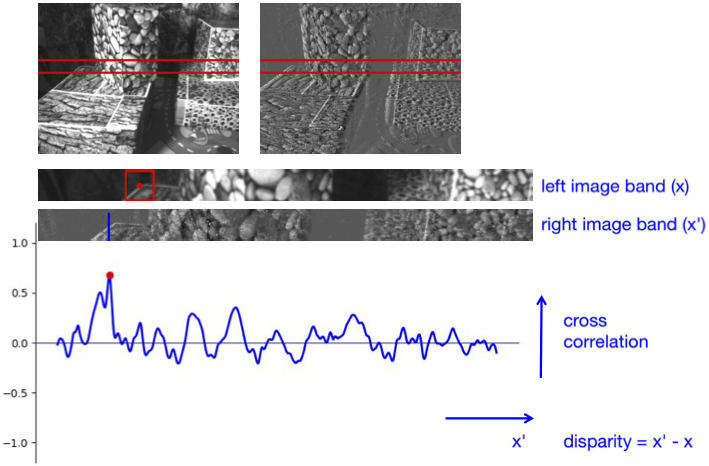
#> input picture images/cross-correlation.png, 709 x 466 px, given in place of 105.png, which was not available
$ python stereo_RecDisWarp_EF4.py   (older library calls are emulated)
#> lines starting #> are read from the running program, lines starting #| are printed output that depends on the picture; pictures that were not available may be replaced by others from this repository, and a replacement may not be noted
### src/HyStereo/utilities.py
import numpy as np
import cv2
'''
loadStereoImage
rectifyImage
left_disparityPy
rightDisparity
right_disparityPy
img_normalization
warp
'''
def img_show(img,img_name,show_FLAG):
    # print(str(img_name))
    if show_FLAG == True:
        if len(img) in range(1,4):
            for image,name in zip(img,img_name):
                cv2.imshow(name,image)

        else:
            cv2.imshow(img_name,img)
        k = cv2.waitKey(0)
        if k == 27:         # ESC
            cv2.destroyAllWindows()

def parse_StereoImage(leftImageFile, rightImageFile, show_FLAG = False):
    leftImg = cv2.imread(leftImageFile,0)
    rightImg = cv2.imread(rightImageFile,0)

    if leftImg is None or rightImg is None:
        print('Error: Could not load image')
        quit()

    if leftImg.shape != rightImg.shape :
        leftImg = cv2.resize(leftImg,(rightImg.shape[1],rightImg.shape[0]), interpolation=cv2.INTER_AREA)   # INTER_AREA

    if show_FLAG == True:
        combine = cv2.vconcat([leftImg,rightImg])
        cv2.imshow('leftImg,rightImg',combine)
        k = cv2.waitKey(0)
        if k == 27:         # ESC
            cv2.destroyAllWindows()
    return [leftImg,rightImg]

def rectifyImage(cam1, dist0, cam2, dist1, cam_0_1_R, cam_0_1_t, cam1_image, cam2_image, rectify_w , rectify_h, show_FLAG = False):
    # 1to2 so the R and T is from 1 to 2  !! the R must transpose  and the t is from ev to frame
    print('rectifing image...')
    R1, R2, P1, P2, Q, _, _ = cv2.stereoRectify(cam1, dist0,
                                                                    cam2, dist1,
                                                                    (rectify_w, rectify_h),
                                                                    cam_0_1_R,
                                                                    cam_0_1_t,
                                                                    # flags=cv2.CALIB_ZERO_DISPARITY,
                                                                    alpha=0)

    cam1MapX, cam1MapY = cv2.initUndistortRectifyMap(cam1, dist0, R1, P1, (rectify_w, rectify_h), cv2.CV_32FC1)
    cam2MapX, cam2MapY = cv2.initUndistortRectifyMap(cam2, dist1, R2, P2, (rectify_w, rectify_h), cv2.CV_32FC1)
    cam1_image_rectified = cv2.remap(cam1_image, cam1MapX, cam1MapY, cv2.INTER_LINEAR, cv2.BORDER_CONSTANT)
    cam2_image_rectified = cv2.remap(cam2_image, cam2MapX, cam2MapY, cv2.INTER_LINEAR, cv2.BORDER_CONSTANT)
    if show_FLAG == True:
        cam1_image_rectified_show = cv2.cvtColor(cam1_image_rectified,cv2.COLOR_GRAY2BGR)
        cam2_image_rectified_show = cv2.cvtColor(cam2_image_rectified,cv2.COLOR_GRAY2BGR)

        list = [100,159,200,250,300,400]
        for height in list:
            cv2.line(cam1_image_rectified_show, (0, height), (cam2_image.shape[1], height), (0, 0, 255),thickness= 4)
            cv2.line(cam2_image_rectified_show, (0, height), (cam2_image.shape[1], height), (0, 0, 255),thickness= 4)
        combine = cv2.hconcat([cam1_image_rectified_show,cam2_image_rectified_show])
        # combine2 = cv2.vconcat([cam1_image_rectified_show,cam2_image_rectified_show])
        cv2.imshow('cam1_image_rectified_show,cam2_image_rectified_show',combine)
        save_path = '/Users/cainan/Desktop/Project/data/processed/rectify/with_line'
        cv2.imwrite(save_path+ '/' + 'cam1_image_rectified_show' + '.png',cam1_image_rectified_show)
        cv2.imwrite(save_path+ '/' + 'cam2_image_rectified_show' + '.png',cam2_image_rectified_show)
    # cv2.imwrite(save_path + '/' + 'sobel_x_frame' + '.png',frame_image_rectified)
        print(combine.shape)
        # cv2.imshow('combine2',combine2)
        k = cv2.waitKey(0)
        if k == 27:         # ESC
            cv2.destroyAllWindows()

    print('rectify done')
    return [cam1_image_rectified,cam2_image_rectified],[R1, R2, P1, P2, Q]

# compute the disparity of left image
# the left disparity have a blank on the left, the right disparity have a blank on the right
# [259 lines left out: functions left_disparityPy, right_disparityPy, rightDisparity, compute_leftright_disparity, not called in this run]


# [12 lines of commented-out code are left out]


def img_normalization(img,percentile_low = 0.05,percentile_high = 99.95):
    norm_img = img.copy()
    rmin,rmax = np.percentile(norm_img,(percentile_low,percentile_high))
    # print('rmin,rmax',rmin,rmax)
    scale = 255/(rmax - rmin)
    # print('min' ,rmin,'max',rmax,'scale',scale)
    norm_img = (norm_img - rmin) * scale
    norm_img = np.uint8(norm_img)
    return norm_img

def warp(left_disparity,Q,P2,cam1_image_rectified, show_FLAG = False, depth_FLAG = False):
    print('warping...')
    # 2D to 3D      reprojectImageTo3D
    points_3d = cv2.reprojectImageTo3D(left_disparity, Q, handleMissingValues= True)
    # print('points_3d.shape',points_3d.shape)
    # shape = points_3d.shape
    height,width,_ = points_3d.shape

    # looking into the depth map
    if depth_FLAG ==  True:
        depthMap = points_3d[:, :, 2]  # max 10000 min 5.2729836
        depthMap = np.zeros((480,640),np.float32) - depthMap
        # v_max = 100
        # depthMap[depthMap>= v_max]=0
        depthMap[depthMap <= 0]=0
        # depthMap = depthMap.astype(np.float32)  # max 527 min 0
        depthMap_norm = img_normalization(depthMap)
        cv2.imshow('depthMap_norm',depthMap_norm)
        k = cv2.waitKey(0)
        if k == 27:         # ESC
            # depth_save_path = '/Users/cainan/Desktop/Project/data/processed/warped/depth'
            # cv2.imwrite(depth_save_path + '' + '.png',depthMap_norm)
            cv2.destroyAllWindows()
    # EF max 0 min -44152

    # 3D to 2D   using P2 and left image
    pointsHomo = np.ones((height,width,4),np.float32)
    pointsHomo[:,:,:3] = points_3d
    warped_img = np.zeros((height,width),np.uint8)
    count = 0
    for x in range(width):
        for y in range(height):
            # print(pointsHomo[y,x])
            point = pointsHomo[y,x]
            if np.all(np.isfinite(point)[:] == True) and point[2] > 0:  # if the point is available
                # print(point)  # [-35.13595     3.7846594  52.729836    1.       ]
                warped_right_point = np.dot(P2,point)
                warped_right_point = warped_right_point / warped_right_point[2]
                if int(warped_right_point[1]) <= height and int(warped_right_point[0]) <= width:  # if the warped 2Dpoint in the image range
                    warped_img[int(warped_right_point[1]),int(warped_right_point[0])] = cam1_image_rectified[y,x]
                    count = count+1
            # else:
            #     print('hole/false')
    print('count',count)
    print('warp done')
    if show_FLAG == True:
        cv2.imshow('warped_img',warped_img)
        # k = cv2.waitKey(0)
        # if k == 27:         # ESC
        #     # warp_save_path = '/Users/cainan/Desktop/Project/data/processed/warped'
        #     # cv2.imwrite(warp_save_path + '/' + 'warped' + '.png',warped_img)
        #     cv2.destroyAllWindows()
    return warped_img

### stereo_RecDisWarp_EF4.py
import numpy as np
import cv2
import src.HyStereo.utilities as ut
from preprocess6 import Preprocess
import os

'''
⭕️ Event Frame System
TODO preprocesing event function (reconstruction using high pass filter)
TODO set disparity part to be optional and optimize the disparity fuction
loadEvFrame ✅
sobel_x ✅
rectifyEF ✅  : theres two set of rectify for left2right warp and right2left warp  to get two P2
load_lrDisp_EF  ✅
load_rect_warped_EF ✅
bgr_fusing ✅

load_sobel_rect_warp
'''

def loadEvFrame(show_FLAG = False):
    print('loading Ev Frame...')
    # ev_imgFile = '/Users/cainan/Desktop/Project/data/processed/origin_rectify/origin105ev_rectified_10.png'
    ev_imgFile = '/Users/cainan/Desktop/Project/data/processed/cutoff_10/event105.png'
    # frame_imgFile = '/Users/cainan/Desktop/Project/data/processed/origin_rectify/origin105fr_rectified.png'
    frame_imgFile = '/Users/cainan/Desktop/Project/data/01_simple/png/105.png'

    leftImageFile = frame_imgFile  # left!!
    rightImageFile = ev_imgFile     # right!!
    # get them into same size
    [frame_image, event_image] = ut.parse_StereoImage(leftImageFile, rightImageFile, show_FLAG = show_FLAG)
    return [frame_image, event_image]

def load_PreproImgs(img_dir,image_number, show_FLAG= False):
    files = os.listdir(img_dir)
    ev_file = None
    frame_file = None
    for file in files:
        if 'event' in file and str(image_number) in file:
            ev_file = img_dir + '/' +file
        if 'frame' in file and str(image_number) in file:
            frame_file = img_dir + '/' +file
    if frame_file is None:
        frame_dir = '/Users/cainan/Desktop/Project/data/01_simple/png'
        for file in os.listdir(frame_dir):
            if 'frame' and str(image_number) in file:
                frame_file = frame_dir + '/' +file

    frame_image = cv2.imread(frame_file,0)
    event_image = cv2.imread(ev_file,0)
    ut.img_show([frame_image,event_image],['frame_image','event_image'],show_FLAG = True)
    return frame_image, event_image

def sobel_x(img, show_FLAG = False):
    print('convert to sobel-x')
    grad_x = cv2.Sobel(img, cv2.CV_64F, 1,0)
    absX = cv2.convertScaleAbs(grad_x)  # back to uint8

    if show_FLAG == True:
        grad_y = cv2.Sobel(img, cv2.CV_64F, 0,1)
        absY = cv2.convertScaleAbs(grad_y)
        combine = cv2.hconcat([absX,absY])
        cv2.imshow('sobel-x,sobel-y',combine)
        # cv2.imshow('sobel-x',absX)
        k = cv2.waitKey(0)
        if k == 27:         # ESC
            cv2.destroyAllWindows()

    return absX

def rectifyEF(frame_image, event_image, show_FLAG = False):  # TODO theres two set of rectify for left2right warp and right2left warp
    print('rectify EF')
    ev_intri = np.array([[5.549697628637119e+02, 0, 3.195838836743635e+02],
                                                             [0., 5.558964313825462e+02, 2.172033768792723e+02],
                                                              [0., 0., 1.]])
    fr_intri = np.array([[4.054135566221585e+02, 0, 3.142290421594836e+02],
                                                               [0., 4.049340581100494e+02,  2.445772553059500e+02],
                                                               [0., 0., 1.]])
    ev_dist = np.array([[-1.156664910088120e-01, 1.946241433904505e-01,3.025107052357226e-03, 4.913881837816321e-04, 1.768629600684745e-02]])
    fr_dist = np.array([[-2.405663351829244e-01, 1.804700878515662e-01, 3.107546803597012e-03, -4.817144966179097e-04, -9.362895292153335e-02]])
    cam_e2f_R = np.array([[9.998806194689772e-01, 7.303636302427013e-03 , -1.361630298929278e-02],
                                     [-7.653466954692024e-03, 9.996373237376646e-01, -2.581947780597325e-02],
                                     [1.342278860400440e-02, 2.592060738797566e-02, 9.995738846422163e-01]])
    cam_e2f_R = cam_e2f_R.T
    cam_e2f_t = np.array([[6.490402887577009e+01], [-4.946543212569138e+00], [-7.130161883182569e+00]])  # ?? 难道不是左右平移吗
    # rectify_w = 640
    # rectify_h = 480
    rectify_h, rectify_w = frame_image.shape
    # print(cam0_image.shape)
    # f2e rectify
    # cam_e2f_R_inv = np.linalg.inv(cam_e2f_R)
    # cam_e2f_t_inv = -cam_e2f_t
    cam_f2e_R = cam_e2f_R.T
    cam_f2e_t = - np.dot(cam_e2f_R.T,cam_e2f_t)
    [frame_image_rectified,event_image_rectified],[R1, R2, P1, P2, Q] = ut.rectifyImage(fr_intri, fr_dist,
                                                                                                ev_intri, ev_dist,
                                                                                                cam_f2e_R,
                                                                                                cam_f2e_t,
                                                                                                frame_image, event_image,
                                                                                                rectify_w , rectify_h,
                                                                                                show_FLAG = show_FLAG)


    # e2f rectify
    R1_, R2_, P1_, P2_, Q_, _, _ = cv2.stereoRectify(ev_intri, ev_dist,
                                                                        fr_intri, fr_dist,
                                                                        (rectify_w, rectify_h),
                                                                        cam_e2f_R,
                                                                        cam_e2f_t,
                                                                        # flags=cv2.CALIB_ZERO_DISPARITY,
                                                                        alpha=0)

    return [frame_image_rectified,event_image_rectified],[R1, R2, P1, P2, Q],[R1_, R2_, P1_, P2_, Q_]

def load_lrDisp_EF(show_FLAG = False):
    print('load lrDisp EF')
    left_disparity_EF_file = '/Users/cainan/Desktop/Project/data/processed/disparity/origin_left_disparity.png'
    left_disparity_EF = cv2.imread(left_disparity_EF_file,0)
    right_disparity_EF_file = '/Users/cainan/Desktop/Project/data/processed/disparity/origin_right_disparity.png'
    right_disparity_EF = cv2.imread(right_disparity_EF_file,0)
    if left_disparity_EF is None or right_disparity_EF is None:
        print('Error: Could not load image')
        quit()
    if show_FLAG == True:
        left_disparity_EF_norm = ut.img_normalization(left_disparity_EF)
        right_disparity_EF_norm = ut.img_normalization(right_disparity_EF)
        combine = cv2.hconcat([left_disparity_EF_norm,right_disparity_EF_norm])
        ut.img_show(combine,'left_disparity_EF_norm,right_disparity_EF_norm',show_FLAG)
        cv2.imshow('left_disparity_EF_norm,right_disparity_EF_norm',combine)
        k = cv2.waitKey(0)
        if k == 27:         # ESC
            cv2.destroyAllWindows()
    return [left_disparity_EF,right_disparity_EF]

def bgr_fusing(warped_img,rectified_img, show_FLAG = False):
    green = warped_img
    purple = rectified_img  # sobel-x
    imfuse = np.dstack((purple,green,purple))  # the middle one will be green  bgr
    imfuse2 = np.dstack((green,purple,green))
    # C = cv2.merge((purple,green,purple)) # same as dstack

    save_path = '/Users/cainan/Desktop/Project/data/processed/warped'
    # cv2.imwrite(save_path + '/' + 'sobel_x_frame' + '.png',frame_image_rectified)

    if show_FLAG == True:
        # print(green.shape)
        # print(imfuse.shape)
        green = cv2.cvtColor(green,cv2.COLOR_GRAY2BGR)
        combine = cv2.hconcat([green,imfuse,imfuse2])
        cv2.imshow('green,imfuse,imfuse2',combine)
        k = cv2.waitKey(0)
        if k == 27:         # ESC
            cv2.destroyAllWindows()
    return imfuse


def load_sobel_rect_warp():
    # print('load sobel rect warp')
    pre_FLAG = False

    if pre_FLAG == True:
        # preprocess and load a pair of images
        preprocess_ = Preprocess(processe_number = 0)
        img_dir = preprocess_.get_savedir()
        image_number = 100
        frame_image, event_image = load_PreproImgs(img_dir, image_number, show_FLAG= False)
    else:
        # loading
        [frame_image, event_image] = loadEvFrame(show_FLAG = False)
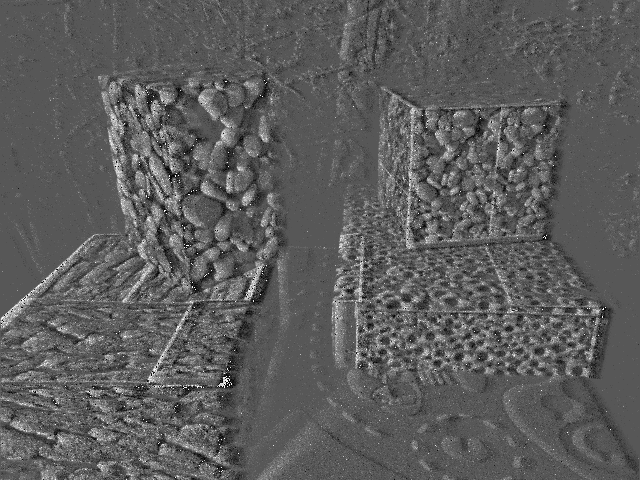
#> input picture test_data/event105.png, 640 x 480 px, found by its file name
#> in parse_StereoImage, rightImg is the input picture: shape (480, 640); min 0, max 255, mean 92.4

    # generate sobel-x frame image  ？ before rectify or after the rectify
    Sobel_x_frame = sobel_x(frame_image, show_FLAG = False)

    # rectification
    rectifiedImgList,rectifiedParas1,rectifiedParas2  = rectifyEF(Sobel_x_frame, event_image, show_FLAG = True)
#> after the loop in rectifyImage, `for height in list:`: cam1_image_rectified_show: shape (480, 640, 3); mean B, G, R 26.6, 26.6, 42.6
#> after the loop in rectifyImage, `for height in list:`:
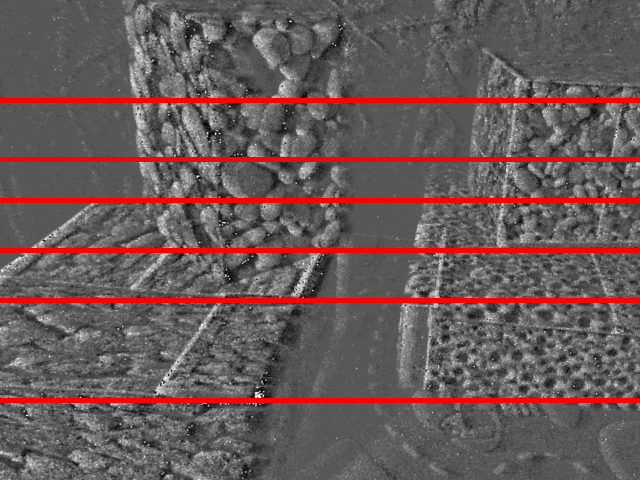
#> cam2_image_rectified_show: shape (480, 640, 3); mean B, G, R 88.7, 88.7, 104.7
#| (480, 1280, 3)
#> (key Esc is pressed here)
#> in rectifyEF, `[frame_image_rectified,event_image_rectified],[R1, R2, P1, P2, Q] = ut..`: R1 = [[0.991, -0.0755, -0.109], [0.0741, 0.997, -0.0174], [0.11, 0.00923, 0.994]]; R2 = [[0.992, -0.0803, -0.0975], [0.0816, 0.997, 0.0094], [0.0964, -0.0173, 0.995]]; P1 = [[677.7, 0, 460.7, 0], [0, 677.7, 194.4, 0], [0, 0, 1, 0]]; P2 = [[677.7, 0, 460.7, -44374.6], [0, 677.7, 194.4, 0], [0, 0, 1, 0]]; Q = [[1, 0, 0, -460.7], [0, 1, 0, -194.4], [0, 0, 0, 677.7], [0, 0, 0.0153, 0]]
#> in rectifyEF, `R1_, R2_, P1_, P2_, Q_, _, _ = cv2.stereoRectify(ev_intri, ev_dist, fr..`: R1_ has the same summary as R2; R2_ has the same summary as R1; P1_ has the same summary as P1; P2_ = [[677.7, 0, 460.7, 44374.6], [0, 677.7, 194.4, 0], [0, 0, 1, 0]]; Q_ = [[1, 0, 0, -460.7], [0, 1, 0, -194.4], [0, 0, 0, 677.7], [0, 0, -0.0153, 0]]
#> rectifiedImgList = 2 items; rectifiedParas1 = 5 items; rectifiedParas2 = 5 items
    [frame_image_rectified,event_image_rectified] = rectifiedImgList
    [_, _, _, P2, Q] = rectifiedParas1
    [_, _, _, P2_, _] = rectifiedParas2
    # quit()
    # computing disparity map
    #...

    # warping
    [left_disparity_EF,right_disparity_EF] = load_lrDisp_EF(show_FLAG = True)  # use gray frame to compute but use sobel to compare
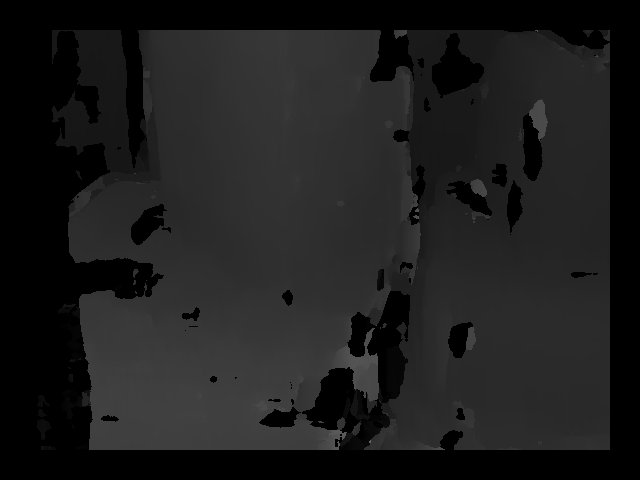
#> input picture test_data/origin_left_disparity.png, 640 x 480 px, found by its file name
#> in load_lrDisp_EF, left_disparity_EF is the input picture: shape (480, 640); min 0, max 98, mean 29.2
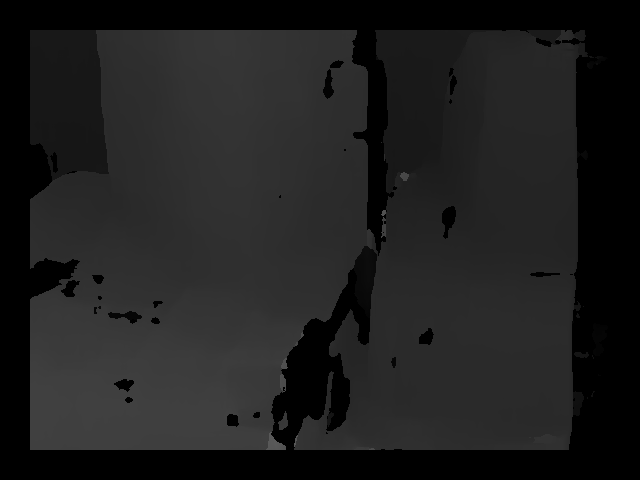
#> input picture test_data/origin_right_disparity.png, 640 x 480 px, found by its file name
#> in load_lrDisp_EF, right_disparity_EF is the input picture: shape (480, 640); min 0, max 90, mean 30.6
#> in img_normalization, `rmin,rmax = np.percentile(norm_img,(percentile_low,percentile_high))`: rmin = 0; rmax = 84
#> in img_normalization, `scale = 255/(rmax - rmin)`: scale = 3.04
#> (key Esc is pressed here)
#> (key Esc is pressed here)
    warped_img_rl = ut.warp(right_disparity_EF,Q,P2_,event_image_rectified,show_FLAG = True) # better
#> in warp, `points_3d = cv2.reprojectImageTo3D(left_disparity, Q, handleMissingVal..`: points_3d: shape (480, 640, 3) float32; 19.99% of the values are NaN or infinite; the others: min -4776.7, max 22187.3, mean 1524.6
#> in warp, `pointsHomo[:,:,:3] = points_3d`: pointsHomo: shape (480, 640, 4) float32; 14.99% of the values are NaN or infinite; the others: min -4776.7, max 22187.3, mean 1076.5
#> after the loop in warp, `for x in range(width):`:
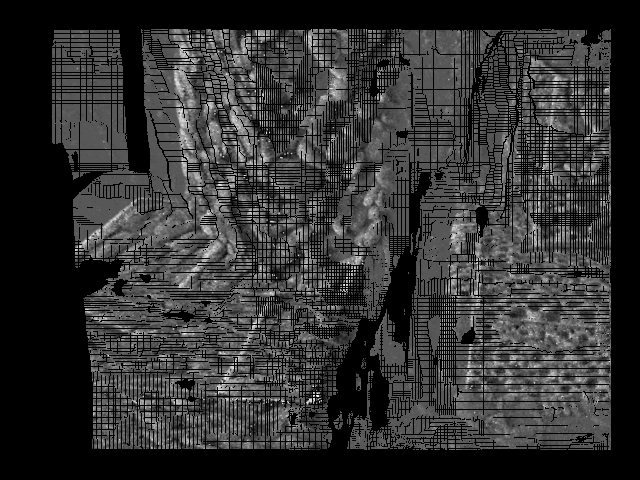
#> warped_img: shape (480, 640); min 0, max 252, mean 49.4
#> after the loop in warp, `for x in range(width):`: count = 215072
#| count 215072
    warped_img_lr = ut.warp(left_disparity_EF,Q,P2,frame_image_rectified,show_FLAG = True)  # worse
#> call 2 of warp, with Q = array of shape (4, 4), P2 = array of shape (3, 4), show_FLAG = True, depth_FLAG = False
#> in warp (call 2), `points_3d = cv2.reprojectImageTo3D(left_disparity, Q, handleMissingVal..`: points_3d: shape (480, 640, 3) float32; 22.31% of the values are NaN or infinite; the others: min -26044.4, max 44374.6, mean 1741.2
#> in warp (call 2), `pointsHomo[:,:,:3] = points_3d`: pointsHomo: shape (480, 640, 4) float32; 16.73% of the values are NaN or infinite; the others: min -26044.4, max 44374.6, mean 1218.7
#> after the loop in warp (call 2), `for x in range(width):`:
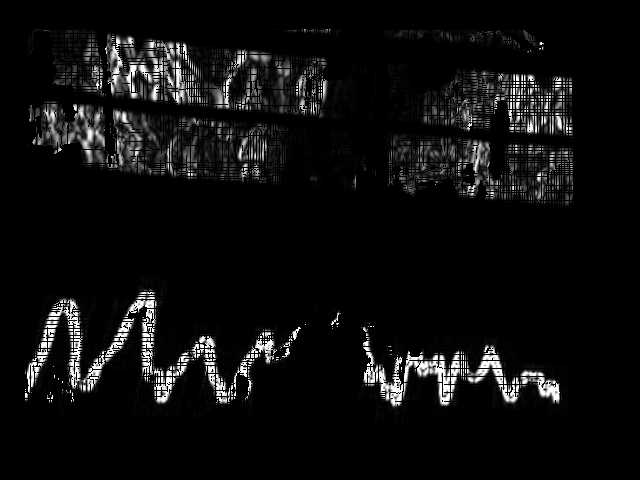
#> warped_img: shape (480, 640); min 0, max 255, mean 14
#> after the loop in warp (call 2), `for x in range(width):`: count = 204387
#| count 204387
    # save_path = '/Users/cainan/Desktop/Project/prophesee-automotive-dataset-toolbox-master/visual4report/warp'
    save_path = '/Users/cainan/Desktop/Project/data/processed/warped/3.20'
    save_path = save_path + '/'
    # cv2.imwrite(save_path + '8_warped_img_rl.png',warped_img_rl)
    # cv2.imwrite(save_path + '8_warped_img_lr.png',warped_img_lr)

    print('end')


    # fusing
    imfuse_r2l = bgr_fusing(warped_img_rl,frame_image_rectified,show_FLAG=True)  # real left vs warped left
#> (key Esc is pressed here)
    imfuse_l2r = bgr_fusing(warped_img_lr,event_image_rectified,show_FLAG=True)
#> call 2 of bgr_fusing, with show_FLAG = True
#> in bgr_fusing (call 2), `combine = cv2.hconcat([green,imfuse,imfuse2])`:
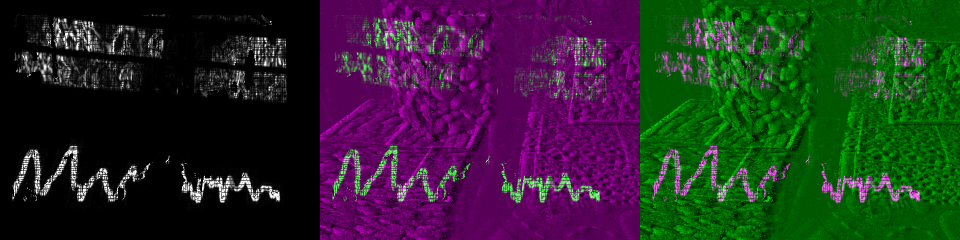
#> combine: shape (480, 1920, 3) (shown at 1/2 size); mean B, G, R 40.9, 40.9, 40.9
#> (key Enter is pressed here)
    cv2.imwrite(save_path + '8_imfuse_left.png',imfuse_r2l)
    cv2.imwrite(save_path + '8_imfuse_right.png',imfuse_l2r)


if __name__ == '__main__':
    # camparing the warp image and the original one
    load_sobel_rect_warp()


    # preprocess and load a pair of images
